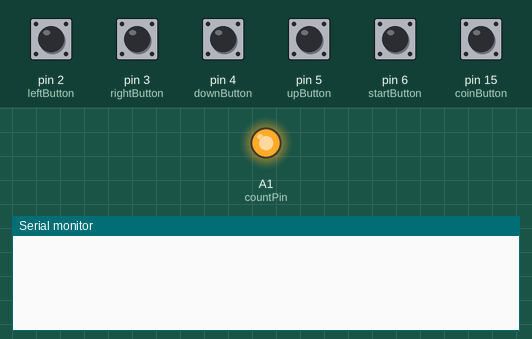
Recording of a sketch running on a simulated Arduino Leonardo, built with avr-gcc and run on an emulated ATmega32U4. Parts: output pins drawn as LEDs (lit = HIGH), the last lines printed to the serial monitor. Inputs (shaded band) come from the test bench; at power-on: pin 2 (leftButton), pin 3 (rightButton), pin 4 (downButton), pin 5 (upButton), pin 6 (startButton), pin 15 (coinButton) HIGH. USB keyboard and mouse output is not drawn.

Above: at 1.2 s.
1.3 s: pin 15 (coinButton) pulled LOW for 0.15 s
At 3.4 s:
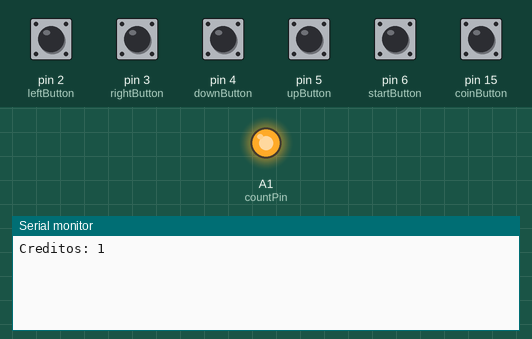
3.8 s: pin 15 (coinButton) pulled LOW for 1 s
At 5.3 s:
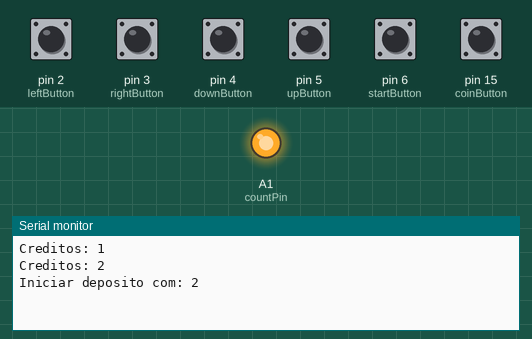

The sketch:

INTERFACE_SUBWAY.ino
```cpp
//Autor: Vitor Gabriel
//Programa: Interface Subway USB
//Data: 05/08/2024

#include <Keyboard.h>

// Fios:
#define upButton 5
#define downButton 4
#define leftButton 2
#define rightButton 3
#define startButton 6
#define coinButton 15
#define countPin A1

unsigned int inValue = 0;
unsigned int timeDelay = 0;

void setup() {
  Serial.begin(9600);

  pinMode(upButton, INPUT_PULLUP);
  pinMode(downButton, INPUT_PULLUP);
  pinMode(leftButton, INPUT_PULLUP);
  pinMode(rightButton, INPUT_PULLUP);
  pinMode(startButton, INPUT_PULLUP);
  pinMode(coinButton, INPUT);
  pinMode(countPin, OUTPUT);

  digitalWrite(countPin, HIGH);
  Keyboard.begin();
}

void loop() {
  //Terra
  if (digitalRead(upButton) == LOW)
  {
    Keyboard.press(KEY_UP_ARROW);
  }
  else{
    Keyboard.release(KEY_UP_ARROW);
  }

  if (digitalRead(downButton) == LOW)
  {
    Keyboard.press(KEY_DOWN_ARROW);

  }
  else{
    Keyboard.release(KEY_DOWN_ARROW);
  }

  if (digitalRead(leftButton) == LOW)
  {
    Keyboard.press(KEY_LEFT_ARROW);
  }
  else{
    Keyboard.release(KEY_LEFT_ARROW);
  }

  if (digitalRead(rightButton) == LOW)
  {
    Keyboard.press(KEY_RIGHT_ARROW);
  }
  else{
    Keyboard.release(KEY_RIGHT_ARROW);
  }

  if (digitalRead(startButton) == LOW)
  {
    Keyboard.press(49);
  }
  else{
    Keyboard.release(49);
  }

  if (digitalRead(coinButton) == LOW)
  {
    inValue++;
    pulseIn(coinButton, HIGH);
    Serial.print("Creditos: ");
    Serial.println(inValue);
  }

if(inValue > 0){
  timeDelay++;
}

if(timeDelay > 100){
  switch(inValue){
    case 2:
        Serial.print("Iniciar deposito com: ");
        Serial.println(inValue);
        addCredits(1);
      break;
     case 5:
        Serial.print("Iniciar deposito com: ");
        Serial.println(inValue);
        addCredits(3);
      break;
    case 10:
        Serial.print("Iniciar deposito com: ");
        Serial.println(inValue);
        addCredits(6);
      break;
    case 20:
        Serial.print("Iniciar deposito com: ");
        Serial.println(inValue);
        addCredits(12);
      break;
  }
}
}

void addCredits(int cout){
    int credits = cout;
    while(credits > 0){
      digitalWrite(countPin, LOW);
      Keyboard.write(229);
      credits--;
      digitalWrite(countPin, HIGH);
      delay(200);
  }
  inValue = 0;
  timeDelay = 0;
}
```

Measured:
- after the input at 1.3 s, the serial monitor: prints a new line after 1.0 s (image 1)
- after the input at 3.8 s, the serial monitor: prints a new line after 1.0 s (image 2)
